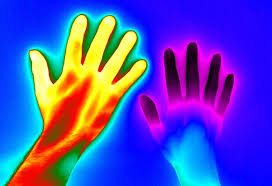
#> input picture data/hand1.jpeg, 272 x 186 px, found by its file name
$ jupyter execute '1 B. Understanding Scikit Image Library and Filters.ipynb'
#> lines starting #> are read from the running program, lines starting #| are printed output that depends on the picture; after the words box and inside, x2 and y2 are one past the last pixel; in counts of white or black regions, pixels touching at a corner belong together
# Using SciKit Image and Filters

[cell 1]
from skimage import io
import matplotlib.pyplot as plt
from skimage.transform import rescale, resize, downscale_local_mean

[cell 2]
image = io.imread("hand1.jpeg", as_gray = True)
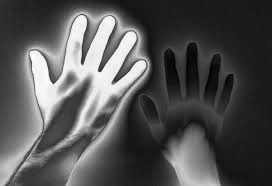
#> image: shape (186, 272) float64; min 0.000565, max 0.999, mean 0.329

[cell 3]
plt.imshow(image)

[cell 4]
print(image.shape)
#| (186, 272)

[cell 5]
rescaled_image = rescale(image, 1.0/4.0, multichannel = True, anti_aliasing=True) # have to say what rescaling by 4 times, ig has frimges
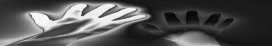
#> rescaled_image: shape (46, 272) float64; min 0.00486, max 0.989, mean 0.329

[cell 6]
rescaled_image.shape #x axis got rescaled by 4 times
#> Out = (46, 272)

[cell 7]
plt.imshow(rescaled_image)

[cell 8]
resized_image = resize(image, (200,200)) # resized image to 200,200
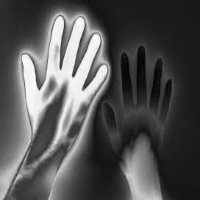
#> resized_image: shape (200, 200) float64; min 0.00205, max 0.997, mean 0.329

[cell 9]
resized_image.shape
#> Out = (200, 200)

[cell 10]
plt.imshow(resized_image)

[cell 11]
downscaled_image = downscale_local_mean(image, (4,3)) #downsizing (192, 272) by (4,3) block and taking the mean value
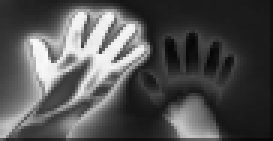
#> downscaled_image: shape (47, 91) float64 (shown 3 times larger); min 0.0226, max 0.982, mean 0.324

[cell 12]
272/3

[cell 13]
downscaled_image.shape
#> Out = (47, 91)

[cell 14]
plt.imshow(downscaled_image)

[cell 15]
# edge detection has different filters we can see 4 here

[cell 16]
from skimage.filters import roberts, sobel, scharr, prewitt

[cell 17]
#depending of the image we can select edge filtering

edge_robert = roberts(image) # iamge will be of same type of as original image but will be of change size
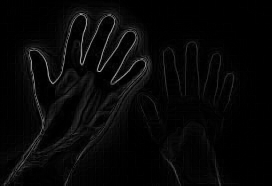
#> edge_robert: shape (186, 272) float64; min 0, max 0.687, mean 0.0303
edge_sobel = sobel(image)
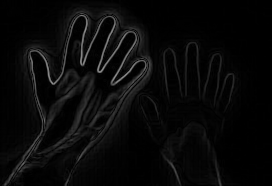
#> edge_sobel: shape (186, 272) float64; min 0, max 0.567, mean 0.0373
edge_scharr = scharr(image)
edge_prewitt = prewitt(image)

fig, axes = plt.subplots(nrows=2, ncols=2, sharex= True, sharey=True, figsize=(8,8))

ax = axes.ravel()

ax[0].imshow(image, cmap=plt.cm.gray)
ax[0].set_title('Original Image')

ax[1].imshow(edge_sobel, cmap=plt.cm.gray)
ax[1].set_title('Sobel Image')

ax[2].imshow(edge_scharr, cmap=plt.cm.gray)
ax[2].set_title('Scharr Image')

ax[3].imshow(edge_robert, cmap=plt.cm.gray)
ax[3].set_title('Robert Image')

#ax[4].imshow(edge_prewitt, cmap=plt.cm.gray)
#ax[4].set_title('Prewitt Image')

for a in ax:
    a.axis('off')

plt.tight_layout()
plt.show()

[cell 18]
from skimage.feature import canny # canny edge image is binary image

[cell 19]
edge_canny = canny(image, sigma=2) # sigma controls the amount of edge detection. It does noise reduction,
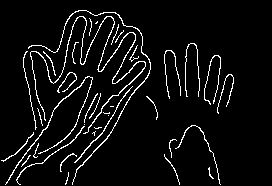
#> edge_canny: shape (186, 272) bool; 5.7% white in thin lines or dots, all inside (x1, y1, x2, y2) = (1, 10, 234, 185)

[cell 20]
plt.imshow(edge_canny) # if increase sigma the amount of edge goes down

# De convolution

from Miscrospicy point of view, when a blurred image from microsope, the light at specific spot,
it has spread region, so when imaging process the halo also contribute.
Deconvolution is get that image back to that one point if we know the source. It is called point spread function.

the image need point spread function and image

HOw to create matrix gaussian kernel for point spread function

[cell 21]
from skimage import restoration
import numpy as np

[cell 22]
psg = np.ones((3,3)) / 9  #define the point spread function.
                         #we dividing by one so the image energy remains the same. therefore we normalize the psg

[cell 23]
deconvolution, _ = restoration.unsupervised_wiener(image, psg)#psg is matrix of number why the image is blurred. math rep.
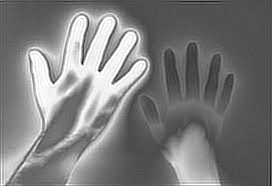
#> deconvolution: shape (186, 272) float64; min -0.31, max 1, mean 0.328; drawn with min black and max white

[cell 24]
plt.imshow(deconvolution)

[cell 25]
plt.imsave('deconvolution1.jpeg', deconvolution, cmap='gray')

$ run again, with data/faces.jpeg copied over data/hand1.jpeg
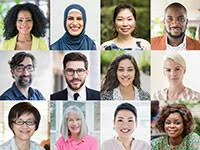
#> input picture data/faces.jpeg, 200 x 150 px, found by its file name
#| (150, 200)
#> `edge_canny = canny(image, sigma=2)`:
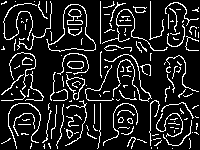
#> edge_canny: shape (150, 200) bool; 13.5% white in thin lines or dots
#> `deconvolution, _ = restoration.unsupervised_wiener(image, psg)#psg is ..`:
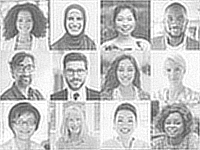
#> deconvolution: shape (150, 200) float64; min -0.644, max 1, mean 0.625; drawn with min black and max white
